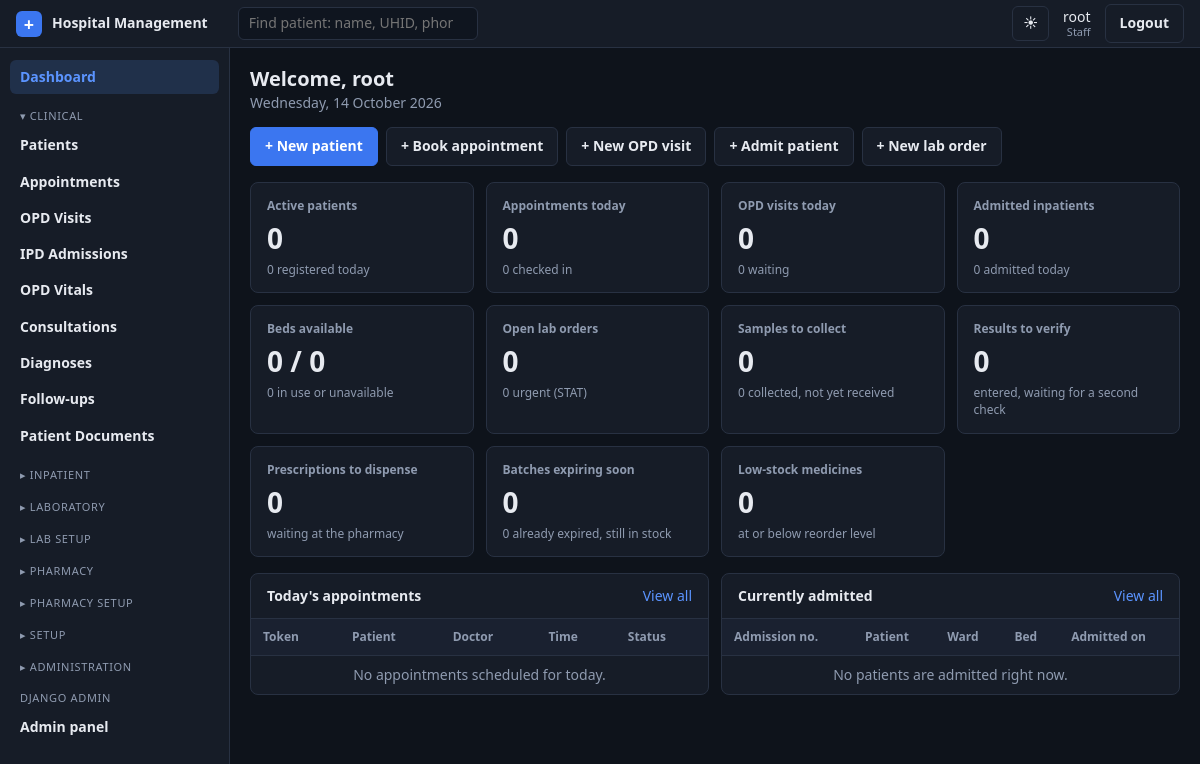
Screenshot of / (signed in) with the database file from the repository.
### accounts/models.py (models this page shows, shortened)
class User(AbstractUser):
    class Role(models.TextChoices):
        ADMIN = "ADMIN", "Administrator"
        DOCTOR = "DOCTOR", "Doctor"
        NURSE = "NURSE", "Nurse"
        RECEPTIONIST = "RECEPTIONIST", "Receptionist"
        LAB_TECHNICIAN = "LAB_TECHNICIAN", "Lab Technician"
        PHARMACIST = "PHARMACIST", "Pharmacist"
        ACCOUNTANT = "ACCOUNTANT", "Accountant"
        HR = "HR", "HR"
        MANAGER = "MANAGER", "Hospital Manager"
        STAFF = "STAFF", "Staff"
    role = models.CharField(
        max_length=30,
        choices=Role.choices,
        default=Role.STAFF,
    )
    phone = models.CharField(
        max_length=20,
        blank=True,
        null=True,
    )
    employee_id = models.CharField(
        max_length=50,
        unique=True,
        blank=True,
        null=True,
    )
    department = models.CharField(
        max_length=100,
        blank=True,
        null=True,
    )
    is_active = models.BooleanField(default=True)
    created_at = models.DateTimeField(auto_now_add=True)
    updated_at = models.DateTimeField(auto_now=True)

### portal/views.py (the view)
# urls.py: path("", views.dashboard, name="dashboard"),
@login_required
def dashboard(request):
    user = request.user
    today = timezone.localdate()
    stats = []
    tables = {}
    if user.has_perm("patients.view_patient"):
        stats.append(
            {
                "label": "Active patients",
                "value": Patient.objects.filter(is_active=True).count(),
                "note": (
                    f"{Patient.objects.filter(registration_date__date=today).count()}"
                    " registered today"
                ),
                "url": reverse("portal:list", kwargs={"section": "patients"}),
            }
        )
    if user.has_perm("appointments.view_appointment"):
        todays = Appointment.objects.filter(appointment_date=today)
        stats.append(
            {
                "label": "Appointments today",
                "value": todays.count(),
                "note": (
                    f"{todays.filter(status=Appointment.Status.CHECKED_IN).count()}"
                    " checked in"
                ),
                "url": reverse("portal:list", kwargs={"section": "appointments"}),
            }
        )
        tables["appointments"] = make_table(
            todays.select_related("patient", "doctor__user")
            .order_by("start_time", "id")[:8],
            [
                ("Token", "token_number", "num"),
                ("Patient", "patient.full_name", None),
                ("Doctor", lambda o: doctor_profile_name(o.doctor), None),
                ("Time", "start_time", None),
                ("Status", "status", "status"),
            ],
        )
    if user.has_perm("opd.view_opdvisit"):
        visits = OPDVisit.objects.filter(visit_date=today)
        stats.append(
            {
                "label": "OPD visits today",
                "value": visits.count(),
                "note": (
                    f"{visits.filter(status=OPDVisit.Status.WAITING).count()}"
                    " waiting"
                ),
                "url": reverse("portal:list", kwargs={"section": "opd"}),
            }
        )
    if user.has_perm("ipd.view_ipdadmission"):
        admitted = IPDAdmission.objects.filter(
            status=IPDAdmission.Status.ADMITTED
        )
        stats.append(
            {
                "label": "Admitted inpatients",
                "value": admitted.count(),
                "note": (
                    f"{admitted.filter(admission_date__date=today).count()}"
                    " admitted today"
                ),
                "url": reverse("portal:list", kwargs={"section": "ipd"}),
            }
        )
        tables["admissions"] = make_table(
            admitted.select_related("patient", "ward", "bed")
            .order_by("-admission_date")[:6],
            [
                ("Admission no.", "admission_number", "mono"),
                ("Patient", "patient.full_name", None),
                ("Ward", "ward.name", None),
                ("Bed", "bed.bed_number", None),
                ("Admitted on", "admission_date", None),
            ],
        )
    if user.has_perm("hospitals.view_bed"):
        total_beds = Bed.objects.count()
        available_beds = Bed.objects.filter(
            status=Bed.Status.AVAILABLE
        ).count()
        stats.append(
            {
                "label": "Beds available",
                "value": f"{available_beds} / {total_beds}",
                "note": f"{total_beds - available_beds} in use or unavailable",
                "url": reverse("portal:list", kwargs={"section": "beds"}),
            }
        )
    if user.has_perm("laboratory.view_laborder"):
        open_orders = LabOrder.objects.exclude(
            status__in=[
                LabOrder.Status.DRAFT,
                LabOrder.Status.COMPLETED,
                LabOrder.Status.CANCELLED,
            ]
        )
        stats.append(
            {
                "label": "Open lab orders",
                "value": open_orders.count(),
                "note": f"{open_orders.filter(priority=True).count()} urgent (STAT)",
                "url": reverse("portal:list", kwargs={"section": "lab-orders"}),
            }
        )
    def attention(label, value, note, section, filter_value=None):
        url = reverse("portal:list", kwargs={"section": section})
        if filter_value:
            url += f"?filter={filter_value}"
        stats.append(
            {"label": label, "value": value, "note": note, "url": url}
        )
    if user.has_perm("laboratory.view_labsample"):
        pending = LabSample.objects.filter(status=LabSample.Status.PENDING).count()
        collected = LabSample.objects.filter(status=LabSample.Status.COLLECTED).count()
        attention(
            "Samples to collect", pending, f"{collected} collected, not yet received",
            "lab-samples", "PENDING",
        )
    if user.has_perm("laboratory.view_labresult"):
        attention(
            "Results to verify",
            LabResult.objects.filter(status=LabResult.ResultStatus.ENTERED).count(),
            "entered, waiting for a second check",
            "lab-results", "ENTERED",
        )
    if user.has_perm("pharmacy.view_prescription"):
        attention(
            "Prescriptions to dispense",
            Prescription.objects.filter(
                status__in=[
                    Prescription.Status.ACTIVE,
                    Prescription.Status.PARTIALLY_DISPENSED,
                ]
            ).count(),
            "waiting at the pharmacy",
            "prescriptions", "ACTIVE",
        )
    if user.has_perm("pharmacy.view_medicinebatch"):
        soon = today + timedelta(days=30)
        expiring = MedicineBatch.objects.filter(
            is_active=True,
            available_quantity__gt=0,
            expiry_date__lte=soon,
        )
        attention(
            "Batches expiring soon",
            expiring.filter(expiry_date__gte=today).count(),
            f"{expiring.filter(expiry_date__lt=today).count()} already expired, still in stock",
            "stock",
        )
    if user.has_perm("pharmacy.view_medicine"):
        low = (
            Medicine.objects.filter(is_active=True, reorder_level__gt=0)
            .annotate(
                stock=Coalesce(
                    Sum(
                        "batches__available_quantity",
                        filter=Q(
                            batches__is_active=True,
                            batches__expiry_date__gte=today,
                        ),
                    ),
                    Value(0, output_field=DecimalField()),
                )
            )
            .filter(stock__lte=F("reorder_level"))
            .count()
        )
        attention("Low-stock medicines", low, "at or below reorder level", "medicines")
    quick_actions = [
        {
            "label": label,
            "url": reverse("portal:new", kwargs={"section": key}),
        }
        for key, label in QUICK_ACTIONS
        if user.has_perm(ENTITIES[key].perm("add"))
    ]
    context = base_context(request, "dashboard")
    context.update(
        {
            "stats": stats,
            "quick_actions": quick_actions,
            "appointments_table": tables.get("appointments"),
            "admissions_table": tables.get("admissions"),
            "display_name": person_name(user),
        }
    )
    return render(request, "portal/dashboard.html", context)

### portal/registry.py (called while the page is built)
    def perm(self, action):
        opts = self.model._meta
        return f"{opts.app_label}.{action}_{opts.model_name}"

### portal/utils.py (called while the page is built)
def person_name(user):
    if user is None:
        return None
    return user.get_full_name() or user.get_username()

### portal/views.py (called while the page is built)
def list_url(entity):
    return reverse("portal:list", kwargs={"section": entity.key})

### portal/templates/portal/dashboard.html (shortened to what this page needs)
{% extends "portal/base.html" %}
{% block content %}
<div class="page-head">
  <div>
    <h1>Welcome, {{ display_name }}</h1>
    <div class="muted">{{ today|date:"l, d F Y" }}</div>
  </div>
</div>
{% if quick_actions %}
  <div class="quick">
    {% for action in quick_actions %}
      <a class="btn{% if forloop.first %} primary{% endif %}" href="{{ action.url }}">+ {{ action.label }}</a>
    {% endfor %}
  </div>
{% endif %}
{% if stats %}
  <div class="stats">
    {% for s in stats %}
      {% if s.url %}
        <a class="card stat" href="{{ s.url }}">
          <div class="k">{{ s.label }}</div>
          <div class="v">{{ s.value }}</div>
          <div class="n">{{ s.note }}</div>
        </a>
      {% else %}
        <div class="card stat">
          <div class="k">{{ s.label }}</div>
          <div class="v">{{ s.value }}</div>
          <div class="n">{{ s.note }}</div>
        </div>
      {% endif %}
    {% endfor %}
  </div>
{% else %}
  <div class="card">
    <h3>No sections assigned yet</h3>
    <div class="muted">Your role does not have access to any hospital modules. Please contact the administrator.</div>
  </div>
{% endif %}
<div class="grid2">
  {% if appointments_table %}
    <div class="card flush">
      <div class="head">
        <h3>Today's appointments</h3>
        <a href="{% url 'portal:list' section='appointments' %}">View all</a>
      </div>
      {% include "portal/_table.html" with table=appointments_table empty_text="No appointments scheduled for today." %}
    </div>
  {% endif %}
  {% if admissions_table %}
    <div class="card flush">
      <div class="head">
        <h3>Currently admitted</h3>
        <a href="{% url 'portal:list' section='ipd' %}">View all</a>
      </div>
      {% include "portal/_table.html" with table=admissions_table empty_text="No patients are admitted right now." %}
    </div>
  {% endif %}
</div>
{% endblock %}

### portal/templates/portal/base.html (shortened to what this page needs)
<!doctype html>
<html lang="en" data-theme="dark">
<head>
</head>
<body>
{% if user.is_authenticated %}
<header class="top">
  <a class="brand" href="{% url 'portal:dashboard' %}">
    {% if hospital and hospital.logo %}<img src="{{ hospital.logo.url }}" alt="">{% else %}<span class="mark">+</span>{% endif %}
    <span>{{ hospital_name }}</span>
  </a>
  {% if patient_search_url %}
    <form class="quick-search" method="get" action="{{ patient_search_url }}">
      <input type="search" name="q" placeholder="Find patient: name, UHID, phone…" aria-label="Find patient">
    </form>
  {% endif %}
  <button type="button" class="icon" id="theme-toggle" title="Switch light / dark theme" aria-label="Switch light / dark theme">☾</button>
  <div class="who">
    {{ user.get_full_name|default:user.get_username }}
    <small>{{ user.get_role_display }}</small>
  </div>
  <form method="post" action="{% url 'portal:logout' %}">{% csrf_token %}<button type="submit">Logout</button></form>
</header>
<div class="shell">
  <nav class="side">
    <a href="{% url 'portal:dashboard' %}"{% if active == "dashboard" %} class="active"{% endif %}>Dashboard</a>
    {% for group in nav_groups %}
      <details{% if group.open %} open{% endif %}>
        <summary>{{ group.title }}</summary>
        {% for item in group.items %}
          <a href="{{ item.url }}"{% if item.key == active %} class="active"{% endif %}>{{ item.label }}</a>
        {% endfor %}
      </details>
    {% endfor %}
    {% if user.is_staff %}
      <div class="label">Django admin</div>
      <a href="{% url 'admin:index' %}">Admin panel</a>
    {% endif %}
  </nav>
  <main>
    {% block content %}{% endblock %}
  </main>
</div>
{% else %}
<main style="max-width:1280px;margin:0 auto;padding:16px">{% block guest %}{% endblock %}</main>
{% endif %}
</body>
</html>

### portal/templates/portal/_table.html (shortened to what this page needs)
<div class="table-wrap">
  <table class="data">
    <thead>
      <tr>
        {% for h in table.headers %}<th{% if h.num %} class="num"{% endif %}>{{ h.label }}</th>{% endfor %}
      </tr>
    </thead>
    <tbody>
      {% for row in table.rows %}
        <tr>
          {% for cell in row.cells %}
            <td{% if cell.kind == "num" %} class="num"{% elif cell.kind == "mono" %} class="mono"{% endif %}>
              {% if cell.badge %}<span class="badge {{ cell.badge }}">{{ cell.text }}</span>{% elif cell.href %}<a href="{{ cell.href }}" target="_blank" rel="noopener">{{ cell.text }}</a>{% else %}{{ cell.text }}{% endif %}
            </td>
          {% endfor %}
          {% if table.has_actions %}
            <td class="act">
              <div class="acts">
                {% for b in row.buttons %}
                  {% if b.post %}
                    <form method="post" action="{{ b.href }}" class="inline"{% if b.confirm %} data-confirm="{{ b.confirm }}"{% endif %}>
                      {% csrf_token %}<button type="submit" class="rb {{ b.style }}">{{ b.label }}</button>
                    </form>
                  {% else %}
                    <a class="rb {{ b.style }}" href="{{ b.href }}"{% if b.new_tab %} target="_blank" rel="noopener"{% endif %}>{{ b.label }}</a>
                  {% endif %}
                {% endfor %}
                {% if row.edit_url %}<a class="rb" href="{{ row.edit_url }}">Edit</a>{% endif %}
                {% if row.delete_url %}<a class="rb danger" href="{{ row.delete_url }}">Delete</a>{% endif %}
              </div>
            </td>
          {% endif %}
        </tr>
      {% empty %}
        <tr><td class="empty" colspan="{{ table.headers|length|add:1 }}">{{ empty_text|default:"Nothing to show yet." }}</td></tr>
      {% endfor %}
    </tbody>
  </table>
</div>

### rows the page displays
User: get_full_name "root", role "Staff", username "root"

### other values shown
{{ hospital_name }} "Hospital Management"
{{ group.title }} "CLINICAL" "INPATIENT" "LABORATORY" "LAB SETUP" "PHARMACY" "PHARMACY SETUP" "SETUP" "ADMINISTRATION"
{{ item.label }} "Patients" "Appointments" "OPD Visits" "IPD Admissions" "OPD Vitals" "Consultations" "Diagnoses" "Follow-ups" "Patient Documents"
{{ today|date:"l, d F Y" }} "Wednesday, 14 October 2026"
{{ action.label }} "New patient" "Book appointment" "New OPD visit" "Admit patient" "New lab order"
{{ s.label }} "Active patients" "Appointments today" "OPD visits today" "Admitted inpatients" "Beds available" "Open lab orders" "Samples to collect" "Results to verify" "Prescriptions to dispense" "Batches expiring soon" "Low-stock medicines"
{{ s.value }} "0" "0" "0" "0" "0 / 0" "0" "0" "0" "0" "0" "0"
{{ s.note }} "0 registered today" "0 checked in" "0 waiting" "0 admitted today" "0 in use or unavailable" "0 urgent (STAT)" "0 collected, not yet received" "entered, waiting for a second check" "waiting at the pharmacy" "0 already expired, still in stock" "at or below reorder level"
{{ h.label }} "Token" "Patient" "Doctor" "Time" "Status" "Admission no." "Patient" "Ward" "Bed" "Admitted on"
{{ empty_text|default:"Nothing to show yet." }} "No appointments scheduled for today. No patients are admitted right now."
